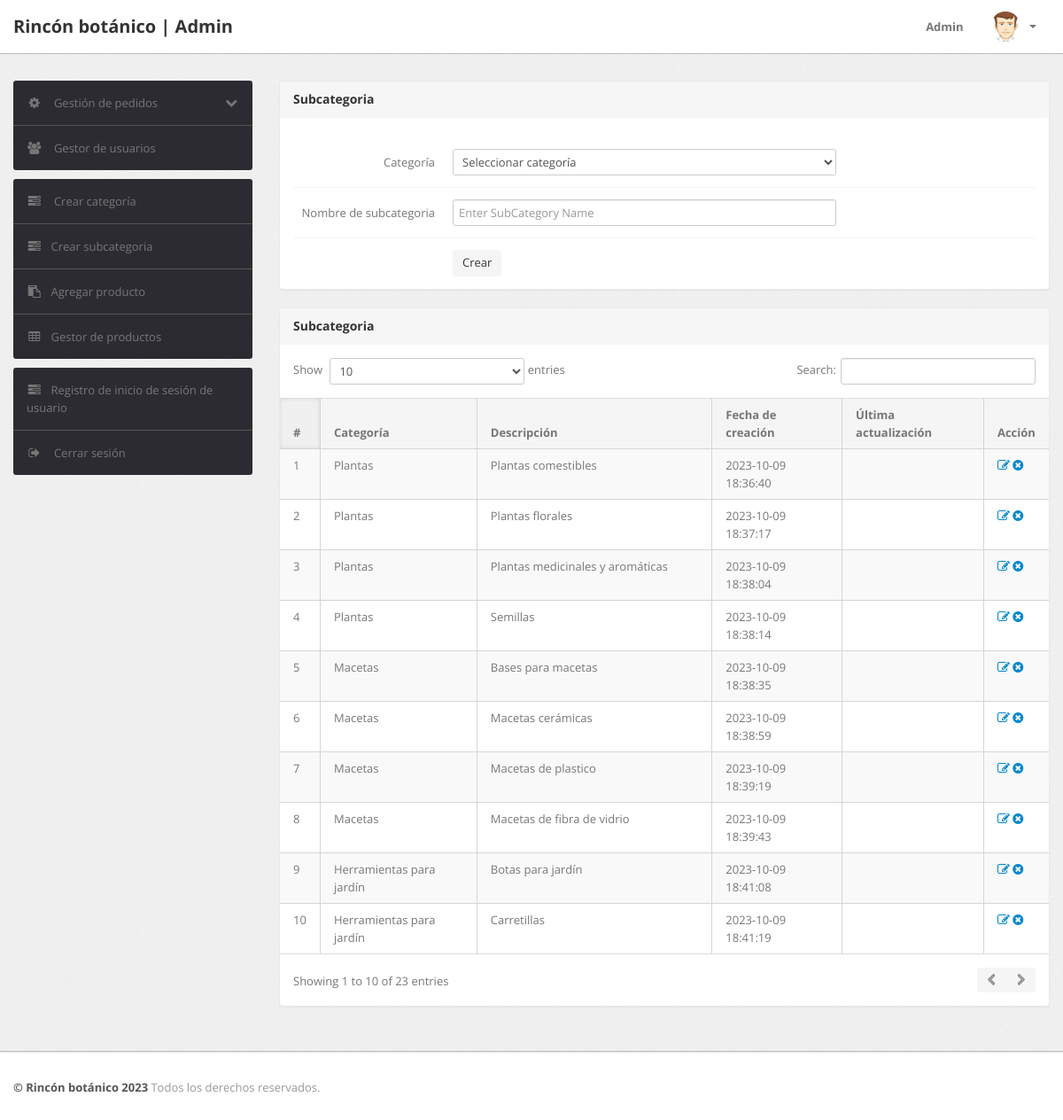
Before: /admin/subcategory.php (signed in) with the older database file.
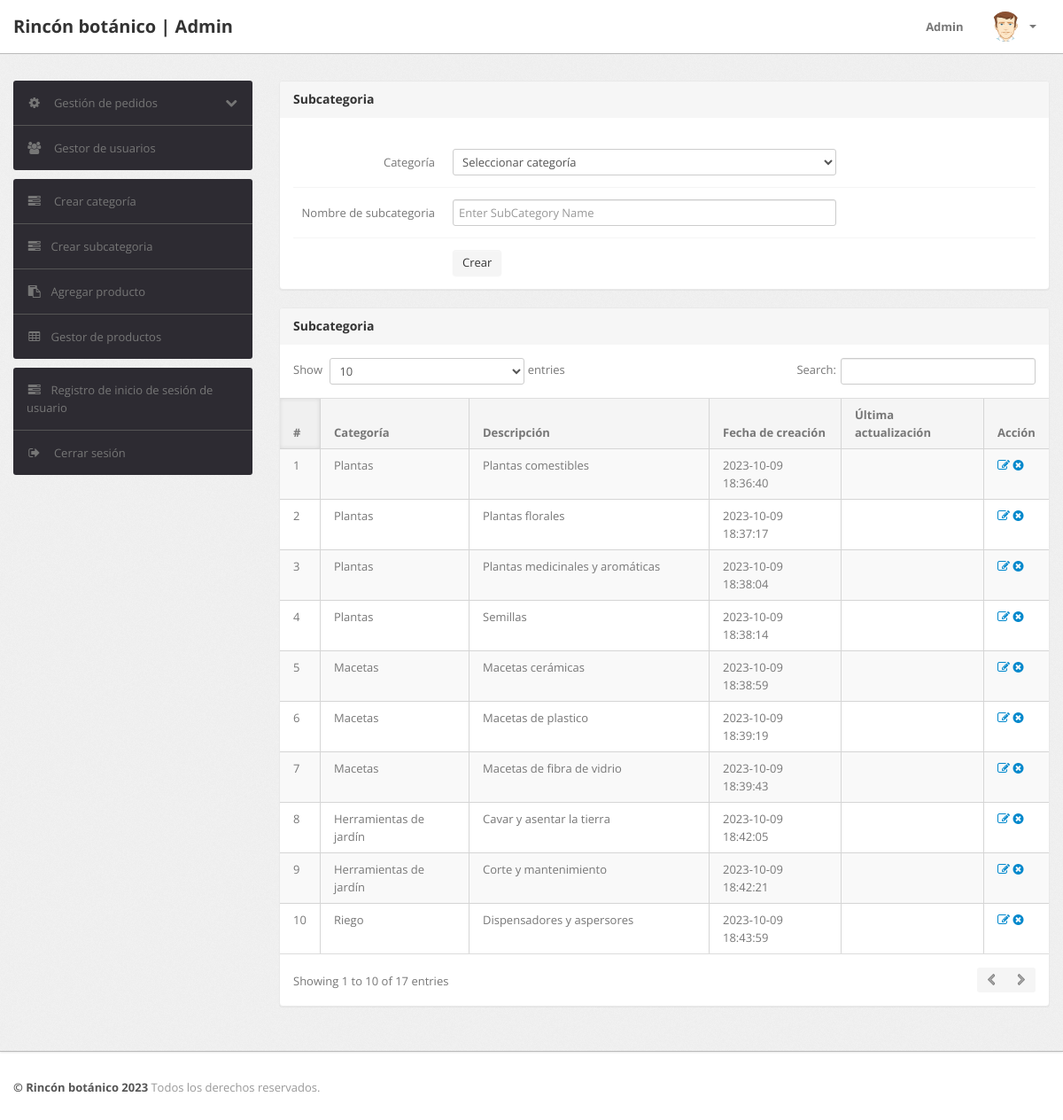
After: the same page with the newer database file.
### tables this page shows
CREATE TABLE `subcategory` (
  `id` int(11) NOT NULL,
  `categoryid` int(11) DEFAULT NULL,
  `subcategory` varchar(255) DEFAULT NULL,
  `creationDate` timestamp NULL DEFAULT current_timestamp(),
  `updationDate` varchar(255) DEFAULT NULL
);

CREATE TABLE `category` (
  `id` int(11) NOT NULL,
  `categoryName` varchar(255) DEFAULT NULL,
  `categoryDescription` longtext DEFAULT NULL,
  `creationDate` timestamp NOT NULL DEFAULT current_timestamp(),
  `updationDate` varchar(255) DEFAULT NULL
);

### admin/subcategory.php (the view, shortened to what this page needs)
<?php
include('include/config.php');
if(strlen($_SESSION['alogin'])==0)
	{
header('location:index.php');
}
else{
?>
<!DOCTYPE html>
<html lang="en">
<head>
	<link type="text/css" href="bootstrap/css/bootstrap.min.css" rel="stylesheet">
	<link type="text/css" href="bootstrap/css/bootstrap-responsive.min.css" rel="stylesheet">
	<link type="text/css" href="css/theme.css" rel="stylesheet">
	<link type="text/css" href="images/icons/css/font-awesome.css" rel="stylesheet">
</head>
<body>
<?php include('include/header.php');?>
	<div class="wrapper">
		<div class="container">
			<div class="row">
<?php include('include/sidebar.php');?>
			<div class="span9">
					<div class="content">
						<div class="module">
							<div class="module-head">
								<h3>Subcategoria</h3>
							</div>
							<div class="module-body">
									<br />
			<form class="form-horizontal row-fluid" name="subcategory" method="post" >
<div class="control-group">
<label class="control-label" for="basicinput">Categoría</label>
<div class="controls">
<select name="category" class="span8 tip" required>
<option value="">Seleccionar categoría</option>
</select>
</div>
</div>
<div class="control-group">
<label class="control-label" for="basicinput">Nombre de subcategoria</label>
<div class="controls">
<input type="text" placeholder="Enter SubCategory Name"  name="subcategory" class="span8 tip" required>
</div>
</div>
	<div class="control-group">
											<div class="controls">
												<button type="submit" name="submit" class="btn">Crear</button>
											</div>
										</div>
									</form>
							</div>
						</div>
	<div class="module">
							<div class="module-head">
								<h3>Subcategoria</h3>
							</div>
							<div class="module-body table">
								<table cellpadding="0" cellspacing="0" border="0" class="datatable-1 table table-bordered table-striped	 display" width="100%">
									<thead>
										<tr>
											<th>#</th>
											<th>Categoría</th>
											<th>Descripción</th>
											<th>Fecha de creación</th>
											<th>Última actualización</th>
											<th>Acción</th>
										</tr>
									</thead>
									<tbody>
<?php $query=mysqli_query($con,"select subcategory.id,category.categoryName,subcategory.subcategory,subcategory.creationDate,subcategory.updationDate from subcategory join category on category.id=subcategory.categoryid");
$cnt=1;
while($row=mysqli_fetch_array($query))
{
?>
										<tr>
											<td><?php echo htmlentities($cnt);?></td>
											<td><?php echo htmlentities($row['categoryName']);?></td>
											<td><?php echo htmlentities($row['subcategory']);?></td>
											<td> <?php echo htmlentities($row['creationDate']);?></td>
											<td><?php echo htmlentities($row['updationDate']);?></td>
											<td>
											<a href="edit-subcategory.php?id=<?php echo $row['id']?>" ><i class="icon-edit"></i></a>
											<a href="subcategory.php?id=<?php echo $row['id']?>&del=delete" onClick="return confirm('Are you sure you want to delete?')"><i class="icon-remove-sign"></i></a></td>
										</tr>
										<?php $cnt=$cnt+1; } ?>
								</table>
							</div>
						</div>
					</div>
				</div>
			</div>
		</div>
	</div>
<?php include('include/footer.php');?>
</body>
<?php } ?>

Changed rows visible on the page:
removed subcategory: categoryid.categoryName "Macetas", subcategory "Bases para macetas", creationDate "2023-10-09 18:38:35"
removed subcategory: categoryid.categoryName "Herramientas para jardín", subcategory "Botas para jardín", creationDate "2023-10-09 18:41:08"
removed subcategory: categoryid.categoryName "Herramientas para jardín", subcategory "Carretillas", creationDate "2023-10-09 18:41:19"
now on this page (row unchanged): subcategory: categoryid.categoryName "Herramientas de jardín", subcategory "Cavar y asentar la tierra", creationDate "2023-10-09 18:42:05"
now on this page (row unchanged): subcategory: categoryid.categoryName "Herramientas de jardín", subcategory "Corte y mantenimiento", creationDate "2023-10-09 18:42:21"
now on this page (row unchanged): subcategory: categoryid.categoryName "Riego", subcategory "Dispensadores y aspersores", creationDate "2023-10-09 18:43:59"
Other visible differences:
text written by a page script: "Show entries Search: Showing 1 to 10 of 23 entries" → "Show entries Search: Showing 1 to 10 of 17 entries"
